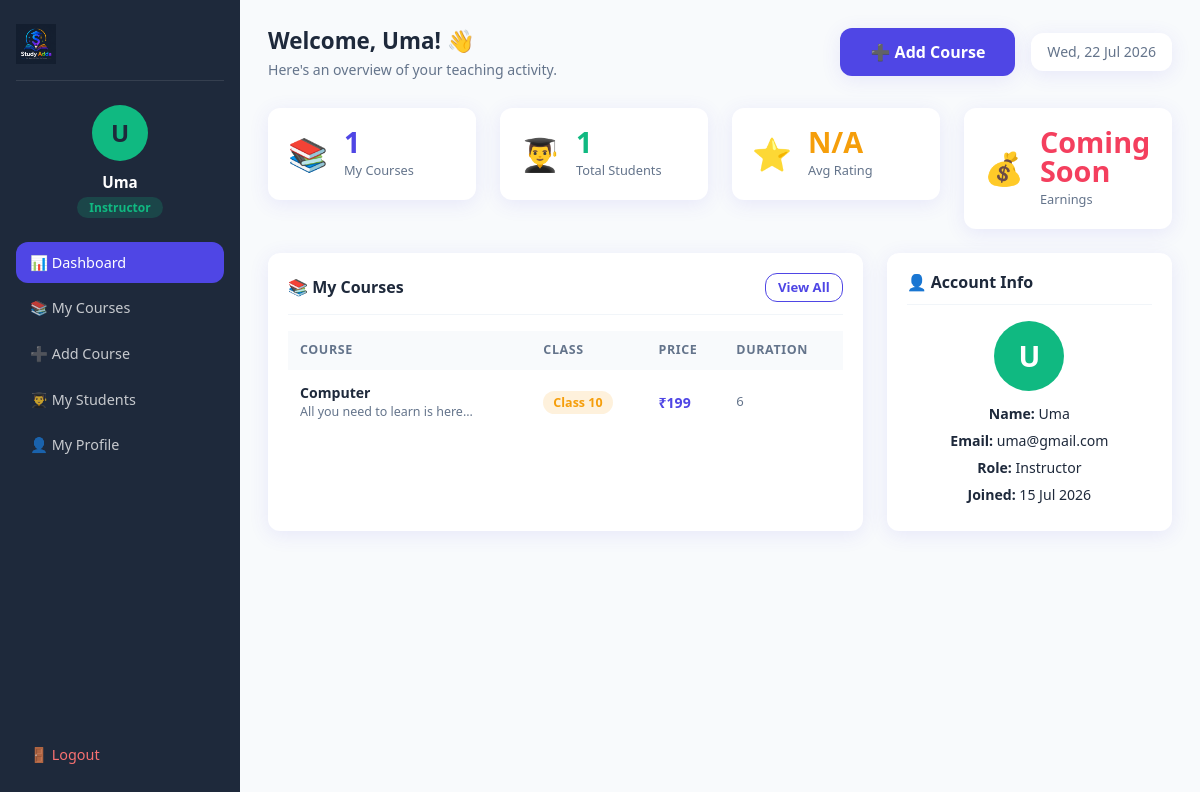
Screenshot of /instructor/dashboard.php (signed in) with the database file from the repository.
### tables this page shows
CREATE TABLE `courses` (
  `id` int(11) NOT NULL,
  `title` varchar(255) NOT NULL,
  `description` text DEFAULT NULL,
  `instructor` varchar(100) DEFAULT NULL,
  `duration` varchar(50) DEFAULT NULL,
  `price` decimal(10,2) DEFAULT 0.00,
  `class` int(11) DEFAULT NULL,
  `image` varchar(255) DEFAULT NULL,
  `created_at` timestamp NOT NULL DEFAULT current_timestamp()
);

CREATE TABLE `users` (
  `id` int(11) NOT NULL,
  `name` varchar(100) NOT NULL,
  `email` varchar(150) NOT NULL,
  `password` varchar(255) NOT NULL,
  `role` enum('student','instructor','admin') DEFAULT 'student',
  `created_at` timestamp NOT NULL DEFAULT current_timestamp(),
  `security_question` varchar(255) DEFAULT NULL,
  `security_answer` varchar(255) DEFAULT NULL
);

### instructor/dashboard.php (the view, shortened to what this page needs)
<?php
include "../includes/dbconfig.php";
$instructorName = $_SESSION['user_name'];
$instructorId   = $_SESSION['user_id'];
$stmt = mysqli_prepare($conn, "SELECT name, email, created_at FROM users WHERE id = ?");
mysqli_stmt_bind_param($stmt, "i", $instructorId);
mysqli_stmt_execute($stmt);
$result     = mysqli_stmt_get_result($stmt);
$instructor = mysqli_fetch_assoc($result);
$stmt = mysqli_prepare($conn, "SELECT * FROM courses WHERE instructor = ? ORDER BY created_at DESC");
mysqli_stmt_bind_param($stmt, "s", $instructorName);
mysqli_stmt_execute($stmt);
$coursesResult = mysqli_stmt_get_result($stmt);
$totalCourses  = mysqli_num_rows($coursesResult);
$stmt = mysqli_prepare(
    $conn,
    "SELECT COUNT(*) AS total_students
     FROM enrollments e
     JOIN courses c ON e.course_id = c.id
     WHERE c.instructor = ?"
);
mysqli_stmt_bind_param($stmt, "s", $instructorName);
mysqli_stmt_execute($stmt);
$result = mysqli_stmt_get_result($stmt);
$row = mysqli_fetch_assoc($result);
$totalStudents = $row['total_students'];
?>
<!DOCTYPE html>
<html lang="en">
<head>
    <link href="https://cdn.jsdelivr.net/npm/bootstrap@5.3.6/dist/css/bootstrap.min.css" rel="stylesheet">
    <link rel="stylesheet" href="/MyProject/css/style.css">
</head>
<body class="dashboard-body">
    <div class="dashboard-wrapper">
        <aside class="sidebar">
            <div class="sidebar-logo">
                <a href="/MyProject/index.php">
                    <img src="/MyProject/images/logo-dark.png" alt="Study Adda" height="40">
                </a>
            </div>
            <div class="sidebar-user">
                <div class="sidebar-avatar" style="background:#10b981;">
                    <?php echo strtoupper(substr($instructorName, 0, 1)); ?>
                </div>
                <p class="sidebar-name"><?php echo $instructorName; ?></p>
                <span class="sidebar-role" style="background:rgba(16,185,129,0.2);color:#10b981;">Instructor</span>
            </div>
            <nav class="sidebar-nav">
                <a href="dashboard.php" class="sidebar-link active">📊 Dashboard</a>
                <a href="my-courses.php" class="sidebar-link">
                    📚 My Courses
                </a>
                <a href="add-course.php" class="sidebar-link">
                    ➕ Add Course
                </a>
                <a href="my-students.php" class="sidebar-link">
                    👨‍🎓 My Students
                </a>
                <a href="profile.php" class="sidebar-link">
                    👤 My Profile
                </a>
                <a href="/MyProject/logout.php"
                    class="sidebar-link logout-link">
                    🚪 Logout
                </a>
            </nav>
        </aside>
        <main class="dashboard-main">
            <div class="dashboard-topbar">
                <div>
                    <h4 class="topbar-title">
                        Welcome, <?php echo $instructorName; ?>! 👋
                    </h4>
                    <p class="topbar-sub">
                        Here's an overview of your teaching activity.
                    </p>
                </div>
                <div class="d-flex align-items-center gap-3">
                    <a href="add-course.php"class="btn enroll-btn">
                        ➕ Add Course
                    </a>
                    <div class="topbar-date">
                        <?php echo date("D, d M Y"); ?>
                    </div>
                </div>
            </div>
            <div class="row g-4 mb-4">
                <div class="col-6 col-lg-3">
                    <div class="stat-widget stat-teal">
                        <div class="stat-widget-icon">📚</div>
                        <div>
                            <h3 class="stat-widget-value"><?php echo $totalCourses; ?></h3>
                            <p class="stat-widget-label">My Courses</p>
                        </div>
                    </div>
                </div>
                <div class="col-6 col-lg-3">
                    <div class="stat-widget stat-green">
                        <div class="stat-widget-icon">👨‍🎓</div>
                        <div>
                            <h3 class="stat-widget-value">
                                <?php echo $totalStudents; ?>
                            </h3>
                            <p class="stat-widget-label">Total Students</p>
                        </div>
                    </div>
                </div>
                <div class="col-6 col-lg-3">
                    <div class="stat-widget stat-amber">
                        <div class="stat-widget-icon">⭐</div>
                        <div>
                            <h3 class="stat-widget-value">N/A</h3>
                            <p class="stat-widget-label">Avg Rating</p>
                        </div>
                    </div>
                </div>
                <div class="col-6 col-lg-3">
                    <div class="stat-widget stat-rose">
                        <div class="stat-widget-icon">💰</div>
                        <div>
                            <h3 class="stat-widget-value">Coming Soon</h3>
                            <p class="stat-widget-label">Earnings</p>
                        </div>
                    </div>
                </div>
            </div>
            <div class="row g-4">
                <div class="col-12 col-lg-8">
                    <div class="dashboard-card">
                        <div class="dashboard-card-header">
                            <h5 class="dashboard-card-title">📚 My Courses</h5>
                            <a href="my-courses.php" class="btn-card-action">View All</a>
                        </div>
                        <?php if ($totalCourses === 0): ?>
                            <div class="text-center py-4">
                                <div style="font-size:3rem;">📭</div>
                                <h6 class="mt-2">No courses yet</h6>
                                <p class="text-muted" style="font-size:0.88rem;">
                                    Click on "Add Course" to create your first course.
                                </p>
                            </div>
                        <?php else: ?>
                            <div class="table-responsive">
                                <table class="admin-table">
                                    <thead>
                                        <tr>
                                            <th>Course</th>
                                            <th>Class</th>
                                            <th>Price</th>
                                            <th>Duration</th>
                                        </tr>
                                    </thead>
                                    <tbody>
                                        <?php
                                        $stmt2 = mysqli_prepare($conn, "SELECT * FROM courses WHERE instructor = ? ORDER BY created_at DESC LIMIT 5");
                                        mysqli_stmt_bind_param($stmt2, "s", $instructorName);
                                        mysqli_stmt_execute($stmt2);
                                        $recentCourses = mysqli_stmt_get_result($stmt2);
                                        while ($course = mysqli_fetch_assoc($recentCourses)):
                                        ?>
                                            <tr>
                                                <td>
                                                    <p class="table-name"><?php echo htmlspecialchars($course['title']); ?></p>
                                                    <p class="table-email"><?php echo htmlspecialchars(substr($course['description'], 0, 50)); ?>...</p>
                                                </td>
                                                <td><span class="class-badge">Class <?php echo $course['class']; ?></span></td>
                                                <td class="table-price">
                                                    <?php if ($course['price'] == 0): ?>
                                                        FREE
                                                    <?php else: ?>
                                                        ₹<?php echo number_format($course['price']); ?>
                                                    <?php endif; ?>
                                                </td>
                                                <td class="table-date"><?php echo htmlspecialchars($course['duration']); ?></td>
                                            </tr>
                                        <?php endwhile;
                                        mysqli_stmt_close($stmt2); ?>
                                    </tbody>
                                </table>
                            </div>
                        <?php endif; ?>
                    </div>
                </div>
                <div class="col-12 col-lg-4">
                    <div class="dashboard-card">
                        <div class="dashboard-card-header">
                            <h5 class="dashboard-card-title">👤 Account Info</h5>
                        </div>
                        <div class="account-info">
                            <div class="account-avatar" style="background:#10b981;">
                                <?php echo strtoupper(substr($instructorName, 0, 1)); ?>
                            </div>
                            <div class="account-details">
                                <p><strong>Name:</strong> <?php echo htmlspecialchars($instructor['name']); ?></p>
                                <p><strong>Email:</strong> <?php echo htmlspecialchars($instructor['email']); ?></p>
                                <p><strong>Role:</strong> Instructor</p>
                                <p><strong>Joined:</strong> <?php echo date("d M Y", strtotime($instructor['created_at'])); ?></p>
                            </div>
                        </div>
                    </div>
                </div>
            </div>
        </main>
    </div>
</body>
</html>

### rows the page displays
courses: title "Computer", description "All you need to learn is here", class "10", price "199", duration "6"
users: name "Uma", email "uma@gmail.com", created_at "15 Jul 2026"

### other values shown
substr($instructorName, 0, 1) "U"
$instructorName "Uma"
$totalCourses "1"
$totalStudents "1"
